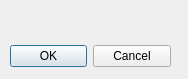
<?xml version="1.0" encoding="UTF-8"?>
<ui version="4.0">
 <class>Winner</class>
 <widget class="QDialog" name="Winner">
  <property name="geometry">
   <rect>
    <x>0</x>
    <y>0</y>
    <width>188</width>
    <height>79</height>
   </rect>
  </property>
  <property name="minimumSize">
   <size>
    <width>188</width>
    <height>79</height>
   </size>
  </property>
  <property name="maximumSize">
   <size>
    <width>188</width>
    <height>79</height>
   </size>
  </property>
  <property name="windowTitle">
   <string>Dialog</string>
  </property>
  <widget class="QDialogButtonBox" name="buttonBox">
   <property name="geometry">
    <rect>
     <x>10</x>
     <y>40</y>
     <width>161</width>
     <height>32</height>
    </rect>
   </property>
   <property name="orientation">
    <enum>Qt::Horizontal</enum>
   </property>
   <property name="standardButtons">
    <set>QDialogButtonBox::Cancel|QDialogButtonBox::Ok</set>
   </property>
  </widget>
  <widget class="QLabel" name="winner">
   <property name="geometry">
    <rect>
     <x>70</x>
     <y>10</y>
     <width>46</width>
     <height>13</height>
    </rect>
   </property>
   <property name="text">
    <string/>
   </property>
  </widget>
 </widget>
 <resources/>
 <connections>
  <connection>
   <sender>buttonBox</sender>
   <signal>accepted()</signal>
   <receiver>Winner</receiver>
   <slot>accept()</slot>
   <hints>
    <hint type="sourcelabel">
     <x>248</x>
     <y>254</y>
    </hint>
    <hint type="destinationlabel">
     <x>157</x>
     <y>274</y>
    </hint>
   </hints>
  </connection>
  <connection>
   <sender>buttonBox</sender>
   <signal>rejected()</signal>
   <receiver>Winner</receiver>
   <slot>reject()</slot>
   <hints>
    <hint type="sourcelabel">
     <x>316</x>
     <y>260</y>
    </hint>
    <hint type="destinationlabel">
     <x>286</x>
     <y>274</y>
    </hint>
   </hints>
  </connection>
 </connections>
</ui>
